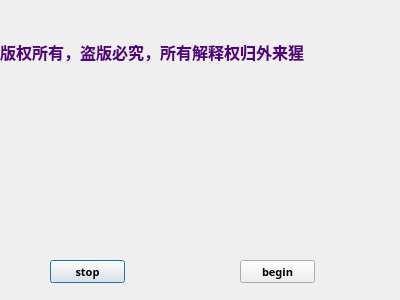
<?xml version="1.0" encoding="UTF-8"?>
<ui version="4.0">
 <class>about</class>
 <widget class="QDialog" name="about">
  <property name="geometry">
   <rect>
    <x>0</x>
    <y>0</y>
    <width>400</width>
    <height>300</height>
   </rect>
  </property>
  <property name="font">
   <font>
    <family>楷体</family>
    <pointsize>16</pointsize>
    <weight>75</weight>
    <bold>true</bold>
   </font>
  </property>
  <property name="windowTitle">
   <string>Dialog</string>
  </property>
  <widget class="QLabel" name="label">
   <property name="geometry">
    <rect>
     <x>0</x>
     <y>40</y>
     <width>391</width>
     <height>21</height>
    </rect>
   </property>
   <property name="font">
    <font>
     <family>楷体</family>
     <pointsize>12</pointsize>
     <weight>75</weight>
     <bold>true</bold>
    </font>
   </property>
   <property name="text">
    <string>&lt;html&gt;&lt;head/&gt;&lt;body&gt;&lt;p&gt;&lt;span style=&quot; color:#55007f;&quot;&gt;版权所有，盗版必究，所有解释权归外来猩&lt;/span&gt;&lt;/p&gt;&lt;/body&gt;&lt;/html&gt;</string>
   </property>
  </widget>
  <widget class="QLabel" name="movieLabel">
   <property name="geometry">
    <rect>
     <x>30</x>
     <y>80</y>
     <width>341</width>
     <height>161</height>
    </rect>
   </property>
   <property name="text">
    <string/>
   </property>
  </widget>
  <widget class="QPushButton" name="stopButton">
   <property name="geometry">
    <rect>
     <x>50</x>
     <y>260</y>
     <width>75</width>
     <height>23</height>
    </rect>
   </property>
   <property name="font">
    <font>
     <pointsize>8</pointsize>
    </font>
   </property>
   <property name="text">
    <string>stop</string>
   </property>
  </widget>
  <widget class="QPushButton" name="beginButton">
   <property name="geometry">
    <rect>
     <x>240</x>
     <y>260</y>
     <width>75</width>
     <height>23</height>
    </rect>
   </property>
   <property name="font">
    <font>
     <pointsize>8</pointsize>
    </font>
   </property>
   <property name="text">
    <string>begin</string>
   </property>
  </widget>
 </widget>
 <resources/>
 <connections/>
</ui>
